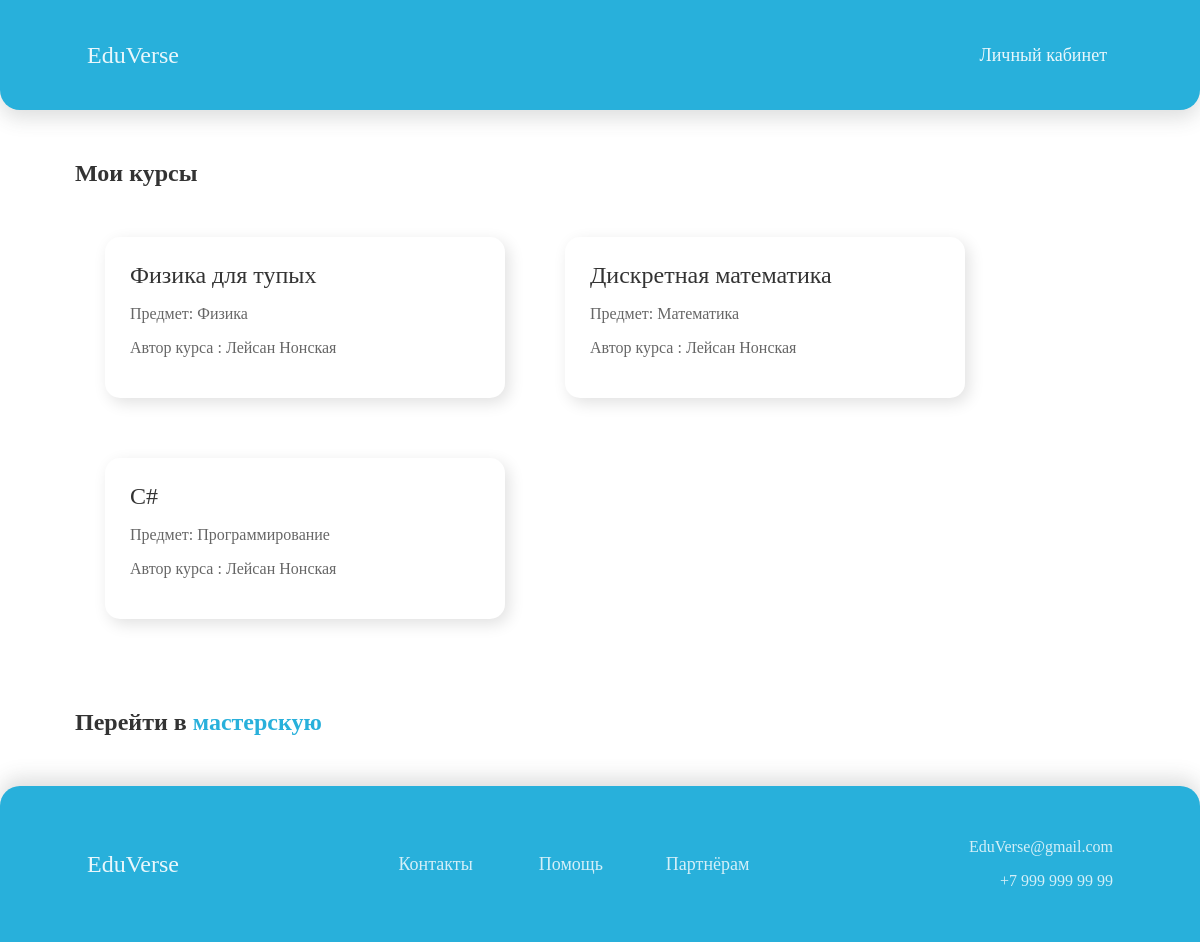
The page /students/courses/ (signed in) on the database its author committed.
### courses/models.py (models this page shows, shortened)
class Course(models.Model):
    owner = models.ForeignKey(User,
                              related_name='courses_created',
                              on_delete=models.CASCADE)
    subject = models.ForeignKey(Subject,
                                related_name='courses',
                                on_delete=models.CASCADE)
    title = models.CharField(max_length=200)
    slug = models.SlugField(max_length=200, unique=True)
    overview = models.TextField()
    created = models.DateTimeField(auto_now_add=True)
    students = models.ManyToManyField(User,
                                      related_name='courses_joined',
                                      blank=True)
    class Meta:
        ordering = ['-created']

class Subject(models.Model):
    title = models.CharField(max_length=200)
    slug = models.SlugField(max_length=200, unique=True)
    class Meta:
        ordering = ['title']
    def __str__(self):
        return self.title

### students/views.py (the view)
class StudentCourseListView(LoginRequiredMixin, ListView):
    model = Course
    template_name = 'students/course/list.html'
    def get_queryset(self):
        qs = super().get_queryset()
        return qs.filter(students__in=[self.request.user])

### students/templates/students/course/list.html (shortened to what this page needs)
{% extends "base.html" %}
{% block content %}
<div class="main_courses_div">
  <h2 style="color: rgba(0,0,0,0.8);">Мои курсы</h2>
<div class="all_courses">
    {% for course in object_list %}
  <div class="course">
      <div class="course-info">
        <a style="margin-bottom: 15px;"class="course_card_title" href='{% url "student_course_detail" course.id %}'>{{ course.title }}</a>
         <p class="course_text">
          Предмет: {{ course.subject }}
        </p>
        <p class="course_text">Автор курса : {{ course.owner.get_full_name }}</p>
      </div>
    </div>
    {% endfor %}
</div>
</div>
<div class="main_courses_div" style="margin-bottom: 50px;">
    <h2 style="color: rgba(0,0,0,0.8);">
        Перейти в <a style="color: #28B0DB;" href='{% url "course:manage_course_list" %}'>мастерскую</a>
    </h2>
</div>
{% endblock %}

### courses/static/base.css (style rules this page uses)
html { height: 100%; overflow-x: hidden; }
body { height: 100%; margin: 0; font-family: Gilroy-Medium; font-weight: 500; }
a { text-decoration: none; }
.main_courses_div { margin-top: 50px; margin-left: 75px; }
.all_courses { flex: 2 1 auto; flex-wrap: wrap; flex-flow: row wrap; display:flex; max-width: 100%; margin-bottom: 60px; }
.course { border-radius: 15px; background: #FFF; box-shadow: 4px 5px 16px 0px rgba(0, 0, 0, 0.12); padding: 25px; display: block; margin: 30px; width: 350px; }
.course_text { color: rgba(0, 0, 0, 0.60); font-family: Gilroy; font-size: 16px; font-style: normal; font-weight: 500; line-height: normal; }
.course_card_title { color: rgba(0, 0, 0, 0.80); font-size: 24px; font-weight: 500; }

### rows shown on the page
Course: title "Физика для тупых", subject "Физика", owner.get_full_name "Лейсан Нонская"
Course: title "Дискретная математика", subject "Математика", owner.get_full_name "Лейсан Нонская"
Course: title "C#", subject "Программирование", owner.get_full_name "Лейсан Нонская"
